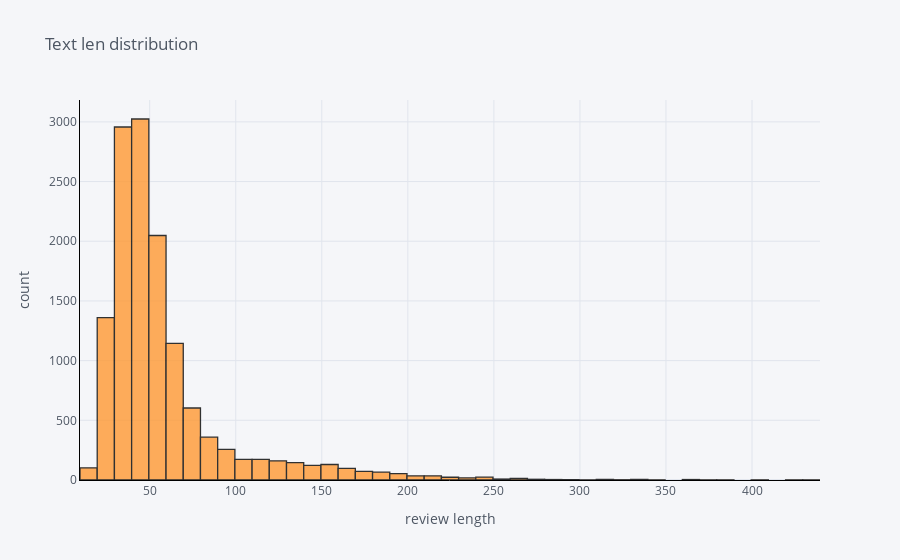

Notebook code for this chart:
### Code cell
data['text'].apply(len).iplot(
    kind='hist',
    bins=50,
    xTitle='review length',
    linecolor='black',
    yTitle='count',
    title='Text len distribution')

### Figure 1 — Plotly figure (JSON) as saved in the notebook; plotly's stock layout.template omitted (floating-point values rounded to 4 significant figures; data arrays with more than 128 entries replaced by an {"elided": "..."} marker saying what was removed)
{"data": [{"histfunc": "count", "histnorm": "", "marker": {"color": "rgba(255, 153, 51, 1.0)", "line": {"color": "#000000", "width": 1.3}}, "name": "text", "nbinsx": 50, "opacity": 0.8, "orientation": "v", "type": "histogram", "x": {"elided": "13242 int values"}}], "layout": {"barmode": "overlay", "legend": {"bgcolor": "#F5F6F9", "font": {"color": "#4D5663"}}, "paper_bgcolor": "#F5F6F9", "plot_bgcolor": "#F5F6F9", "title": {"font": {"color": "#4D5663"}, "text": "Text len distribution"}, "xaxis": {"gridcolor": "#E1E5ED", "linecolor": "black", "showgrid": true, "tickfont": {"color": "#4D5663"}, "title": {"font": {"color": "#4D5663"}, "text": "review length"}, "zerolinecolor": "#E1E5ED"}, "yaxis": {"gridcolor": "#E1E5ED", "linecolor": "black", "showgrid": true, "tickfont": {"color": "#4D5663"}, "title": {"font": {"color": "#4D5663"}, "text": "count"}, "zerolinecolor": "#E1E5ED"}}}
